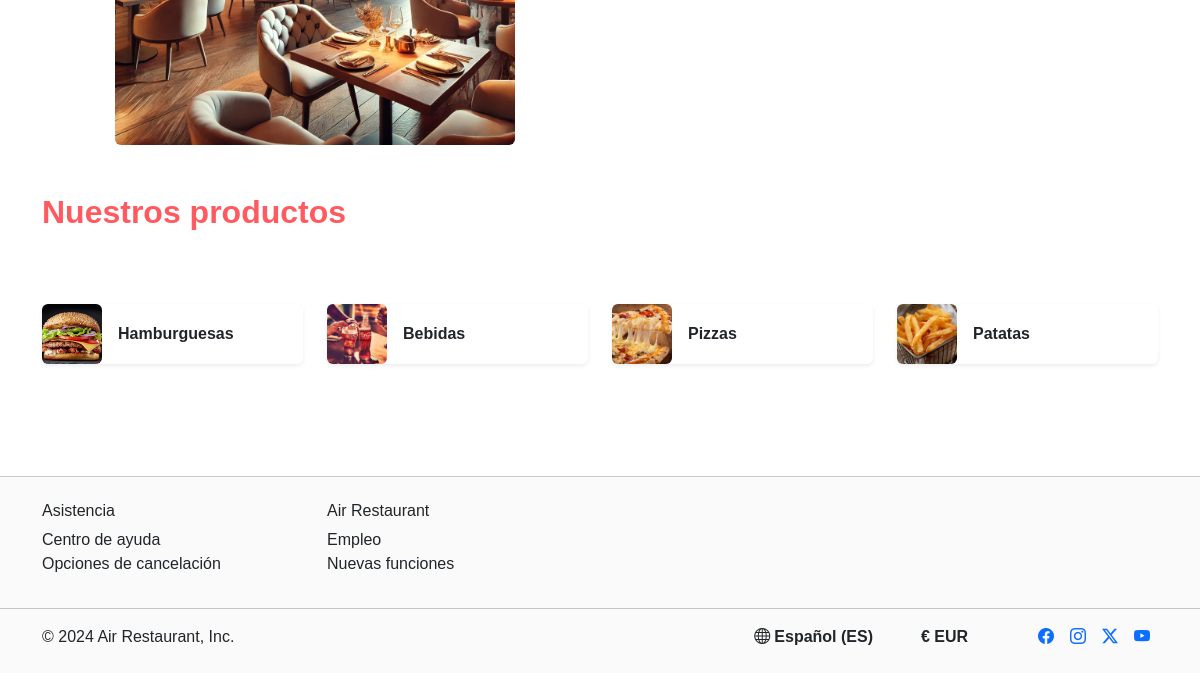
Page /home/ (lower part) on the earlier database version.
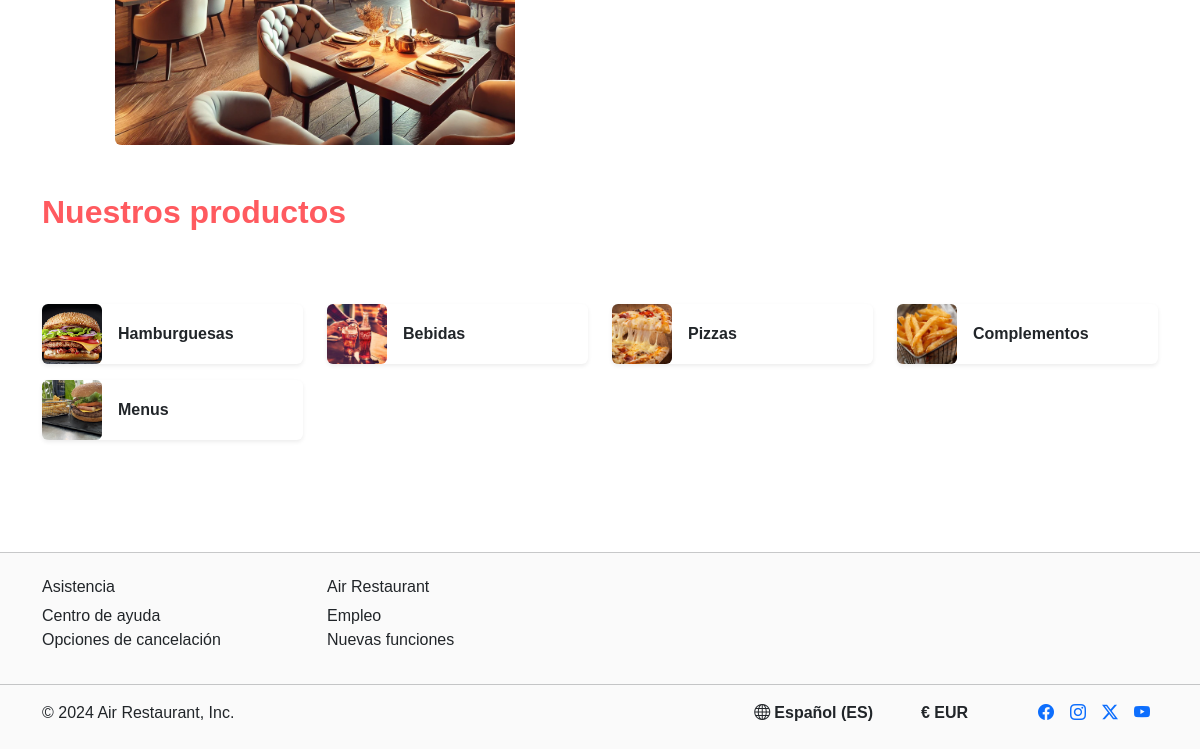
Same page on the later database version.
### tables this page shows
CREATE TABLE IF NOT EXISTS `categories` (
  `id` int NOT NULL AUTO_INCREMENT,
  `title` varchar(50) DEFAULT NULL,
  `name` varchar(100) NOT NULL,
  `icon` varchar(50) DEFAULT NULL,
  `img` varchar(255) DEFAULT NULL,
  PRIMARY KEY (`id`)
);

### controllers/homeController.php (called while the page is built, shortened)
<?php
class homeController{
    public function index(){
        $categories = CategoriesDAO::getAll();
        $footer = "views/footers/footer1.php";
        include_once("views/main.php");
    }
}

### models/CategoriesDAO.php (called while the page is built, shortened)
<?php
include_once("models/Categories.php");
class CategoriesDAO {
    public static function getAll() {
        $db = DataBase::connect();
        $stmtCategories = $db->prepare("SELECT * FROM categories");
        $stmtCategories->execute();
        $resultCategories = $stmtCategories->get_result();
        $categories = [];
        while ($category = $resultCategories->fetch_object('Categories')) {
            $categories[] = $category;
        }
        return $categories;
    }
}

### models/Categories.php (called while the page is built, shortened)
<?php
class Categories{
    private $id;
    private $title;
    private $img;
    public function getId()
    {
        return $this->id;
    }
    public function getTitle()
    {
        return $this->title;
    }
    public function getImg()
    {
        return $this->img;
    }
}
?>

### views/home/index.php (the view, shortened to what this page needs)
<section class="container mt-5">
    <div class="row my-5">
        <div class="col-md-6 d-flex justify-content-center">
            <img src="<?=url?>img/HistoriaAirRestaurant.webp" alt="Historia" class="img-fluid rounded img-history">
        </div>
        <div class="col-md-6">
        </div>
    </div>
    <h2 class="fw-bold mb-4 text-primary">Nuestros productos</h2>
    <div class="row text-center py-5">
        <?php
        foreach($categories as $category){
        ?>
        <div class="col-lg-3 col-md-4 col-sm-6 col-12 mb-3">
            <a href="<?= url ?>/product/index?filter=<?=$category->getId()?>" class="card d-flex flex-row align-items-center shadow-sm border-0 text-decoration-none categories-hover-scale rounded">
                <img src="<?=url?>img/<?=$category->getImg()?>" alt="<?=$category->getTitle()?>" class="img-categories rounded">
                <p class="ms-3 mb-0 fw-bold"><?=$category->getTitle()?></p>
            </a>
        </div>
        <?php }?>
    </div>
</section>

### index.php (shortened to what this page needs)
<?php
include_once("controllers/homeController.php");
$controllerName = $_GET['controller'] . "Controller";
if (class_exists($controllerName)) {
    $controller = new $controllerName();
    $action = isset($_GET['action']) && method_exists($controller, $_GET['action']) ? $_GET['action'] : default_action;
    $controller->$action();
}

### views/main.php (shortened to what this page needs)
<!DOCTYPE html>
<html lang="en">
<head>
    <link href="https://cdn.jsdelivr.net/npm/bootstrap@5.3.3/dist/css/bootstrap.min.css" rel="stylesheet">
    <link rel="stylesheet" href="https://cdn.jsdelivr.net/npm/bootstrap-icons@1.11.3/font/bootstrap-icons.min.css">
    <link rel="stylesheet" href="<?=url?>css/custom.css">
    <link rel="stylesheet" href="<?=url?>css/style.css">
</head>
<body>
    <?php include_once $view; ?>
    <?php if(!empty($footer)){include_once $footer; }?>
</body>
</html>

### views/footers/footer1.php
<hr class="w-100 mt-5 mb-0">
<footer class="bg-light py-4">
    <div class="container">
        <div class="row">
            <div class="col-md-3">
                <h6>Asistencia</h6>
                <ul class="list-unstyled">
                    <li><a href="#" class="text-decoration-none text-dark">Centro de ayuda</a></li>
                    <li><a href="#" class="text-decoration-none text-dark">Opciones de cancelación</a></li>
                </ul>
            </div>
            <div class="col-md-3">
                <h6>Air Restaurant</h6>
                <ul class="list-unstyled">
                    <li><a href="#" class="text-decoration-none text-dark">Empleo</a></li>
                    <li><a href="#" class="text-decoration-none text-dark">Nuevas funciones</a></li>
                </ul>
            </div>
        </div>
    </div>
    <hr class="w-100">
    <div class="container">
        <div class="row">
            <div class="col-lg-7 col-md-5 col-sm-4 col-12 d-flex">
                <p class="m-0">&copy; 2024 Air Restaurant, Inc.</p>
            </div>
            <div class="col-lg-2 col-md-3 col-sm-4 col-12 d-flex justify-content-lg-end">
                <i class="bi bi-globe pe-1"></i>
                <strong>Español (ES)</strong>
            </div>
            <div class="col-lg-1 col-md-2 col-sm-2 col-12 d-flex justify-content-lg-end">
                <strong>€ EUR</strong>
            </div>
            <div class="col-lg-2 col-md-2 col-sm-2 col-12 d-flex justify-content-lg-end">
                <a href="#"><i class="bi bi-facebook mx-2 color-white"></i></a>
                <a href="#"><i class="bi bi-instagram mx-2"></i></a>
                <a href="#"><i class="bi bi-twitter-x mx-2"></i></a>
                <a href="#"><i class="bi bi-youtube mx-2"></i></a>
            </div>
        </div>
    </div>
</footer>

### css/style.css (style rules this page uses)
.categories-hover-scale { transition: transform 0.3s ease-in-out, box-shadow 0.3s ease-in-out; }
.img-history { width: 25rem; height: 25rem; object-fit: cover; }
.img-categories { width: 60px; height: 60px; object-fit: cover; }

Differences in the rows shown:
changed categories: title "Patatas" → "Complementos"
added categories: img (picture), title "Menus"
